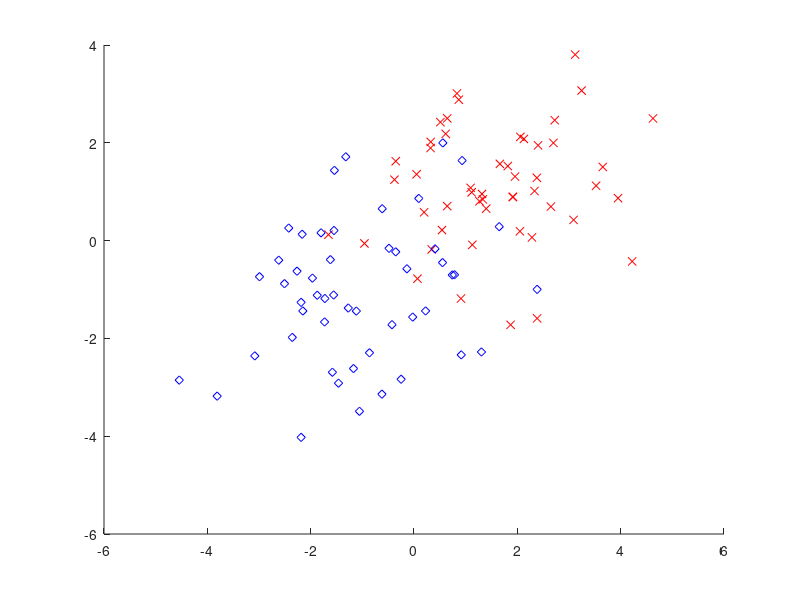

MATLAB code to generate this figure:
% Import Data
pos2d = importdata('2d_positive_class.txt');
neg2d = importdata('2d_negative_class.txt');
x=[pos2d ; neg2d];
y=[ones(length(pos2d),1) ; -1*ones(length(neg2d),1) ];


% Setup parameters
eps = 10^-5;
num_l = length(y);
H=(x*x').*(y*y'); %put the Langrangian in the proper form for the quadratic program
f=-1*ones(num_l,1); % "
C=1; % variable upperbound
Aeq=y'; % constraint equation 'matrix'
beq=0;  % constraint equation coefficient vector
lb=eps*zeros(num_l,1);
ub=(C-eps)*ones(num_l,1);

% Do the Deed
alfs = quadprog(H,f,[],[],Aeq,beq,lb,ub,[], optimset('Algorithm', 'interior-point-convex', 'Display','off') );

% Calulate support vectors, w and b
indxs = find((alfs > (0 + eps)) & (alfs < (C - eps)));
svs = x(indxs,:);


% Plotting
w=svs'*(alfs(indxs).*y(indxs));
b=1./y(indxs) - svs*w;
b_avg = mean(b);

hold on
plot(pos2d(:,1),pos2d(:,2),'rx');
plot(neg2d(:,1),neg2d(:,2),'bd');
plot(svs(:,1),svs(:,2),'go');

%center db
db_x=linspace(-5,5);
db_y=(-(w(1)/w(1))*db_x) +b_avg;
plot(db_x,db_y,'r-');

%db+1
db_x=linspace(-5,5);
db_y=(-(w(1)/w(1))*db_x) +b_avg -1;
plot(db_x,db_y,'c-');

%db-1
db_x=linspace(-5,5);
db_y=(-(w(1)/w(1))*db_x) +b_avg +1;
plot(db_x,db_y,'m-');